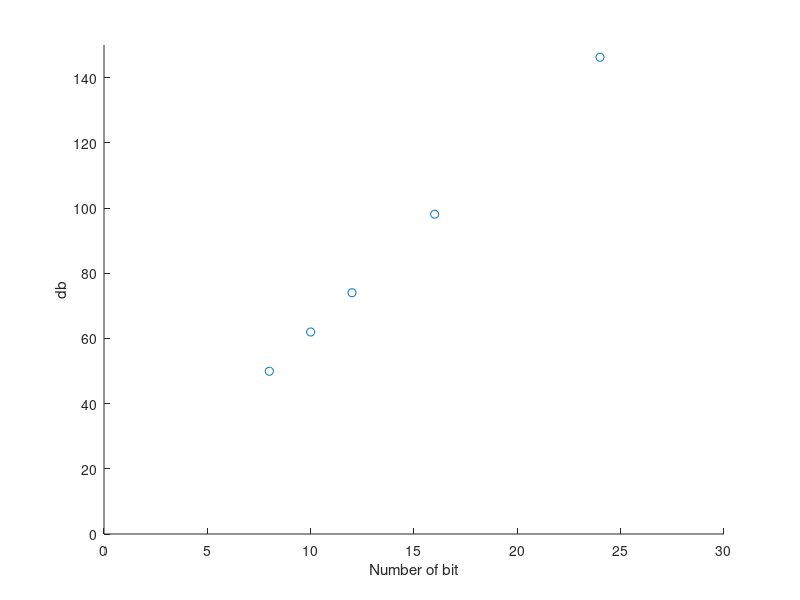

Write MATLAB code to recreate this figure.
x = [8 10 12 16 24];
y = 20*log10(2.^x*sqrt(3/2));
scatter(x,y)
ylim([0 150]);
xlim([0 30]);
xlabel('Number of bit')
ylabel('db')